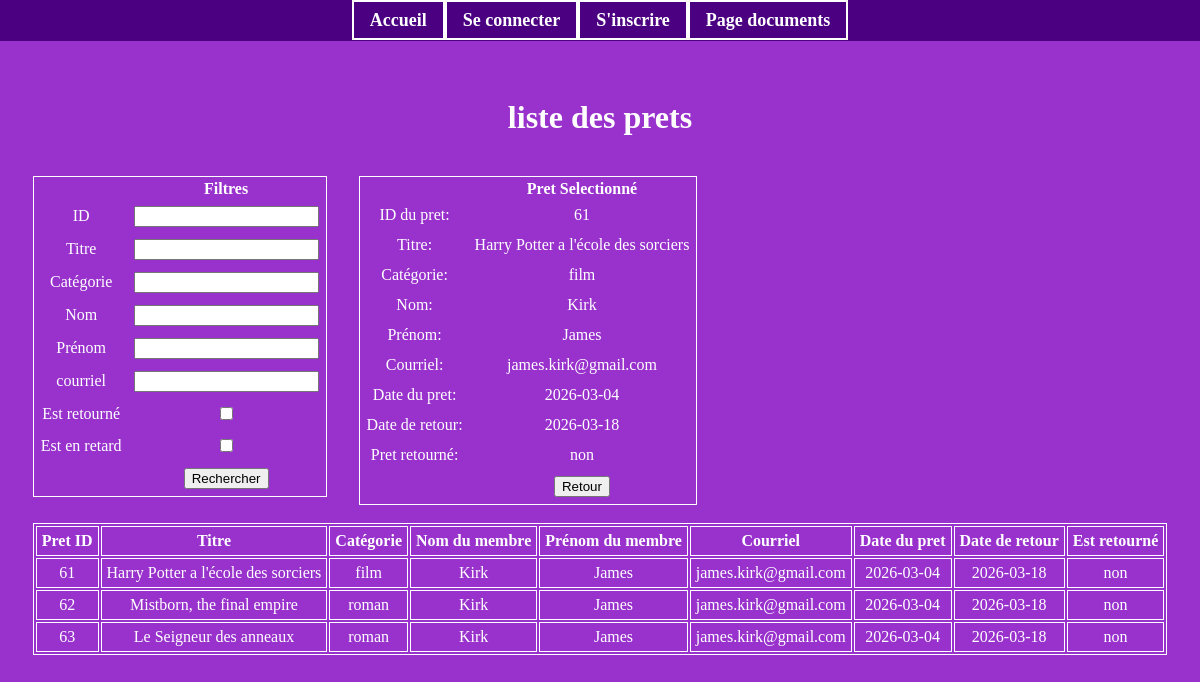
/prets.php, run on the app's committed database.
### tables this page shows
CREATE TABLE `prets` (
  `ID` int NOT NULL,
  `documentID` int NOT NULL,
  `utilisateurID` int NOT NULL,
  `datePret` date NOT NULL,
  `dateRetour` date NOT NULL,
  `isRetourne` tinyint(1) NOT NULL
);

CREATE TABLE `documents` (
  `ID` int NOT NULL,
  `titre` varchar(50) NOT NULL,
  `auteur` varchar(255) NOT NULL,
  `annee` year NOT NULL,
  `categorie` varchar(20) NOT NULL,
  `type` varchar(10) NOT NULL,
  `genre` varchar(20) NOT NULL,
  `description` text NOT NULL,
  `isbn` varchar(20) DEFAULT NULL
);

CREATE TABLE `utilisateurs` (
  `ID` int NOT NULL,
  `nom` varchar(50) NOT NULL,
  `prenom` varchar(50) NOT NULL,
  `adresse` varchar(255) NOT NULL,
  `ville` varchar(50) NOT NULL,
  `province` varchar(50) NOT NULL,
  `codePostal` varchar(6) NOT NULL,
  `telephone` varchar(15) NOT NULL,
  `password` varchar(255) NOT NULL,
  `isEmploye` tinyint(1) NOT NULL DEFAULT (0),
  `isAdmin` tinyint(1) NOT NULL DEFAULT (0),
  `courriel` varchar(255) NOT NULL
);

### prets.php (the view, shortened to what this page needs)
<?php
    require_once 'fonctions.php';
?>
<!DOCTYPE html>
<html lang="en">
<head>
    <link rel="stylesheet" href="./css/style.css">
</head>
<body>
    <div class="page">
        <div class="container">
             <?php
                afficherMenu();
                if($_SESSION['selectedUser']){
                    echo "<h1>prets actif pour "  . $_SESSION['selectedUser'] . "</h1>";
                }
                else{
                    echo "<h1>liste des prets</h1>";
                }
            ?>
            <br>
            <div class="horizontal">
               <?php
                    $pdo = openConnexion($attr, $user, $pass, $opts);
                    $id = isset($_POST['id']) ? $_POST['id'] : null ;
                    $titre = isset($_POST['titre']) ? $_POST['titre'] : null;
                    $categorie = isset($_POST['categorie']) ? $_POST['categorie'] : null ;
                    $nom = isset($_POST['nom']) ? $_POST['nom'] : null ;
                    $prenom = isset($_POST['prenom']) ? $_POST['prenom'] : null ;
                    $courriel = $_SESSION['selectedUser'] ;
                    $dateCourrante = (new DateTime('now', new DateTimeZone('America/Toronto')))->format('Y-m-d H:i:s');
                    $sql = ($_SESSION['isRetard']== 0) ?
                    "SELECT
                        p.ID           AS 'ID du pret',
                        d.titre AS Titre,
                        d.categorie AS Catégorie,
                        u.nom As Nom,
                        u.prenom AS Prénom,
                        u.courriel AS Courriel,
                        p.datePret AS 'Date du pret',
                        p.dateRetour AS 'Date de retour',
                        CASE WHEN p.isRetourne = 1 THEN 'oui' ELSE 'non' END AS 'Pret retourné'
                        FROM prets p
                        INNER JOIN documents d     ON p.documentID     = d.ID
                        INNER JOIN utilisateurs u  ON p.utilisateurID  = u.ID
                        WHERE p.ID        LIKE :id
                        AND titre       LIKE :titre
                        AND categorie   LIKE :categorie
                        AND nom         Like :nom
                        AND prenom      LIKE :prenom
                        AND courriel    LIKE :courriel
                        AND p.isRetourne  = :isRetourne;":
                        "SELECT
                        p.ID           AS 'ID du pret',
                        d.titre AS Titre,
                        d.categorie AS Catégorie,
                        u.nom As Nom,
                        u.prenom AS Prénom,
                        u.courriel AS Courriel,
                        p.datePret AS 'Date du pret',
                        p.dateRetour AS 'Date de retour',
                        CASE WHEN p.isRetourne = 1 THEN 'oui' ELSE 'non' END AS 'Pret retourné'
                        FROM prets p
                        INNER JOIN documents d     ON p.documentID     = d.ID
                        INNER JOIN utilisateurs u  ON p.utilisateurID  = u.ID
                        WHERE p.ID        LIKE :id
                        AND titre       LIKE :titre
                        AND categorie   LIKE :categorie
                        AND nom         Like :nom
                        AND prenom      LIKE :prenom
                        AND courriel    LIKE :courriel
                        AND p.isRetourne  = 0
                        AND dateRetour < :dateCourrante;" ;
                    $command = $pdo->prepare($sql);
                    $command->bindValue(':id', '%'.($id ?? '').'%', PDO::PARAM_STR);
                    $command->bindValue(':titre', '%'.($titre ?? '').'%', PDO::PARAM_STR);
                    $command->bindValue(':categorie', '%'.($categorie ?? '').'%', PDO::PARAM_STR);
                    $command->bindValue(':nom', '%'.($nom ?? '').'%', PDO::PARAM_STR);
                    $command->bindValue(':prenom', '%'.($prenom ?? '').'%', PDO::PARAM_STR);
                    $command->bindValue(':courriel', '%'.($courriel ?? '').'%', PDO::PARAM_STR);
                    if ($_SESSION['isRetard'] == 1) {
                        $command->bindValue(':dateCourrante', $dateCourrante, PDO::PARAM_STR);
                    }else{
                        $command->bindValue(':isRetourne', $_SESSION['isRetourne'], PDO::PARAM_STR);
                    }
                    $command->execute();
                    $rows = $command->fetchAll(PDO::FETCH_ASSOC);
                ?>
                <table>
                    <tr>
                        <th></th>
                        <th>Filtres</th>
                    </tr>
                    <form action="prets.php" method="post">
                        <tr>
                            <td>ID</td>
                            <td><input type="text" name="id"></td>
                        </tr>
                        <tr>
                            <td>Titre</td>
                            <td><input type="text" name="titre"></td>
                        </tr>
                        <tr>
                            <td>Catégorie</td>
                            <td><input type="text" name="categorie"></td>
                        </tr>
                        <tr>
                            <td>Nom</td>
                            <td><input type="text" name="nom"></td>
                        </tr>
                        <tr>
                            <td>Prénom</td>
                            <td><input type="text" name="prenom"></td>
                        </tr>
                        <tr>
                            <td>courriel</td>
                            <td><input type="text" name="courrielFiltre"></td>
                        </tr>
                        <tr>
                            <td>Est retourné</td>
                            <td><input type="checkbox" name="isRetourne" value="1" <?php if($_SESSION['isRetourne'] == 1)  {echo'checked';} ?> onchange="this.form.requestSubmit()"></td>
                        </tr>
                        <tr>
                            <td>Est en retard</td>
                            <td><input type="checkbox" name="isRetard" value="1" <?php if($_SESSION['isRetard'] == 1)  {echo'checked';} ?> onchange="this.form.requestSubmit()"></td>
                        </tr>
                        <tr>
                            <td></td>
                            <td><button type='submit' name='recherche' value='recherche'>Rechercher</button></td>
                        </tr>
                    </form>
                </table>
                <table>
                    <tr>
                        <th></th>
                        <th>Pret Selectionné</th>
                    </tr>
                    <?php
                    if (!$rows) {
                        echo "<tr><td>Aucun document trouvé.</td></tr>";
                        $selected = null;
                    }
                    else {
                        $selected = null;
                        if ($selected === null) $selected = $rows[0];
                        foreach ($selected as $fieldName => $value) {
                            echo "<tr><td>" . htmlspecialchars($fieldName) . ":</td><td> " . htmlspecialchars($value) . "</td></tr>";
                        }
                        if($selected['Pret retourné'] == 'non'){
                            echo '<form action="prets.php" method="post">';
                                echo "<tr><td></td><td><button type='submit' name='retournerDocument' value='" . $selected['ID du pret'] . "'>Retour</button></td></tr>";
                            echo '</form>';
                        }
                    }
                    ?>
                </table>
            </div>
            <br>
            <div>
                <table>
                    <tr class="listRow">
                        <th class='list'>Pret ID</th>
                        <th class='list'>Titre</th>
                        <th class='list'>Catégorie</th>
                        <th class='list'>Nom du membre</th>
                        <th class='list'>Prénom du membre</th>
                        <th class='list'>Courriel</th>
                        <th class='list'>Date du pret</th>
                        <th class='list'>Date de retour</th>
                        <th class='list'> Est retourné</th>
                    </tr>
                    <?php
                        foreach ($rows as $row){
                            echo '<tr class="listRow" data-id="' . htmlspecialchars($row['ID du pret']) . '" onclick="selectionerDocument(this)">';
                            foreach($row as $r){
                                echo "<td class='list'>" . htmlspecialchars($r) . "</td>";
                            }
                            echo "</tr>";
                        }
                    ?>
                </table>
            </div>
        </div>
    </div>
</body>
</html>

### fonctions.php (shortened to what this page needs)
<?php
    function afficherMenu(){
    echo "<nav class='menu' id='mainMenu'>
            <button class='menu-toggle' type='button' aria-expanded='false' aria-controls='menuList'>
                <span class='sr-only'>Ouvrir le menu</span>
                ☰
            </button>
            <ul id='menuList' class='menu-list'>";
    if(!isset($_SESSION['nom'])){
        echo "<li><a href='index.php'>Accueil</a></li>";
        echo "<li><a href='connexion.php'>Se connecter</a></li>";
        echo "<li><a href='inscription.php'>S'inscrire</a></li>";
        echo "<li><a href='main.php'>Page documents</a></li>";
    }
    echo "  </ul>
          </nav>";
}
?>

### css/style.css (style rules this page uses)
body { background-color: darkorchid; }
.menu { background-color: #4B0082; padding: 10px 0; position: fixed; top: 0; left: 0; width: 100%; }
.menu ul { list-style: none; margin: 0; padding: 0; display: flex; justify-content: center; }
.menu a { color: white; text-decoration: none; font-size: 18px; font-weight: bold; border: 2px solid white; padding: 8px 16px; transition: all 0.2s; }
.menu { display:flex; align-items:center; justify-content:center; gap:12px; }
.page { text-align: center; display: flex; align-items: flex-start; justify-content: center; min-height: 100vh; height: auto; padding-top: 70px; box-sizing: border-box; }
.container { display: inline-block; color: white; max-width: 100%; }
td { padding: 5px; }
table { border: 1px solid white; }
.list { border: 1px solid white; padding: 5px; }
.horizontal { display: flex; gap: 2rem; align-items: flex-start; }

### data on the page
prets: ID "61", datePret "2026-03-04", dateRetour "2026-03-18", documentID.titre "Harry Potter a l'école des sorciers", documentID.categorie "film", utilisateurID.nom "Kirk", utilisateurID.prenom "James", utilisateurID.courriel "james.kirk@gmail.com", r "non"
documents: titre "Harry Potter a l'école des sorciers", categorie "film"
utilisateurs: nom "Kirk", prenom "James", courriel "james.kirk@gmail.com"
prets: ID "62", documentID.titre "Mistborn, the final empire", documentID.categorie "roman", utilisateurID.nom "Kirk", utilisateurID.prenom "James", utilisateurID.courriel "james.kirk@gmail.com", datePret "2026-03-04", dateRetour "2026-03-18", r "non"
prets: ID "63", documentID.titre "Le Seigneur des anneaux", documentID.categorie "roman", utilisateurID.nom "Kirk", utilisateurID.prenom "James", utilisateurID.courriel "james.kirk@gmail.com", datePret "2026-03-04", dateRetour "2026-03-18", r "non"

### other printed values
$fieldName "ID du pret"
$fieldName "Titre"
$fieldName "Catégorie"
$fieldName "Nom"
$fieldName "Prénom"
$fieldName "Courriel"
$fieldName "Date du pret"
$fieldName "Date de retour"
$fieldName "Pret retourné"
$value "non"
